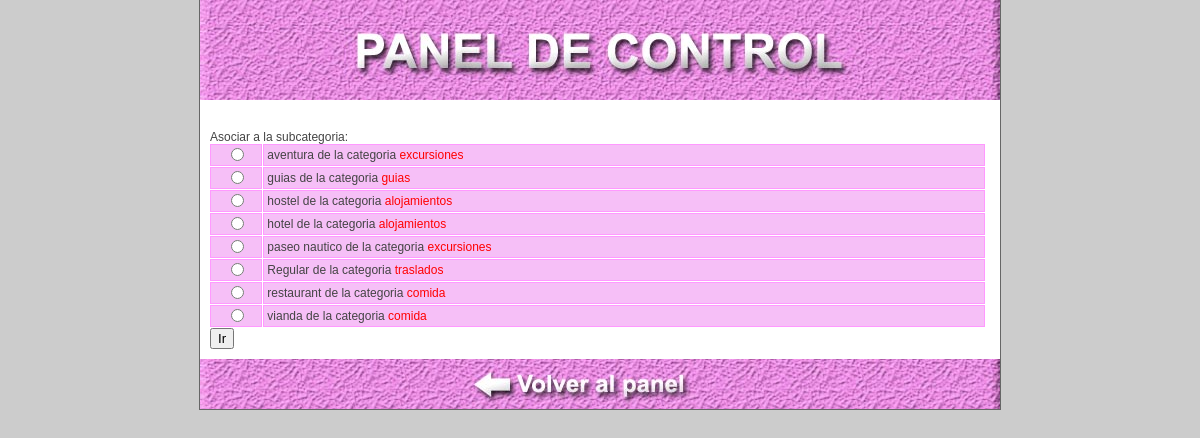
The app's page /utilidades/modifica_subcategoria2.php (signed in) with its own data.
### tables this page shows
CREATE TABLE IF NOT EXISTS `categoria` (
  `clave` smallint(4) unsigned NOT NULL auto_increment,
  `nombre_categoria` char(100) default NULL,
  `foto_categoria` char(100) default NULL,
  `texto_categoria` text,
  `publica_categoria` char(3) default NULL,
  `ubicacion_categoria` tinyint(3) unsigned default NULL,
  PRIMARY KEY  (`clave`),
  KEY `clave` (`clave`,`nombre_categoria`,`foto_categoria`)
);

CREATE TABLE IF NOT EXISTS `subcategoria_1` (
  `clave` smallint(4) unsigned NOT NULL auto_increment,
  `clave_categoria_s1` tinyint(5) unsigned default NULL,
  `nombre_sub1` char(100) default NULL,
  `foto_sub1` char(100) default NULL,
  `texto_sub1` text,
  `publica_sub1` char(3) default NULL,
  PRIMARY KEY  (`clave`),
  KEY `clave` (`clave`,`nombre_sub1`,`foto_sub1`)
);

### utilidades/modifica_subcategoria2.php (the view, shortened to what this page needs)
<!DOCTYPE html>
<html xmlns="http://www.w3.org/1999/xhtml">
<head lang="es">
<link href="hoja.css" type="text/css" rel="stylesheet">
</head>
<body>
         <div class="global" >
<div style="width:800px;height:100px;background-image:url(imagenes/encabezado.jpg);margin-bottom:20px"></div>
<div style="padding:10px">
<?php
if($_POST["clave_subcategoria_1"]=="" && $_POST["clave_sub2"]==""){
echo "<form method='post' action='$_SERVER[php_self]' enctype='multipart/form-data'>";
$sql = mysql_query("select categoria.nombre_categoria, subcategoria_1.* from categoria left outer join subcategoria_1 on categoria.clave = subcategoria_1.clave_categoria_s1 where subcategoria_1.nombre_sub1 <> '' and subcategoria_1.publica_sub1 = 'si' order by subcategoria_1.nombre_sub1 asc");
$cta_sql = mysql_num_rows($sql);
echo "Asociar a la subcategoria:<br>";
for($c=1;$c<=$cta_sql;$c++){
$lee_sql = mysql_fetch_assoc($sql);
$clave = $lee_sql["clave"];
$nombre_sub1 = $lee_sql["nombre_sub1"];
$nombre_categoria = $lee_sql["nombre_categoria"];
echo "<div class='recuadro' style='width:50px'>";
echo "<input type='radio' name='clave_subcategoria_1' value='$clave'>";
echo "</div>";
echo "<div class='recuadro' style='width:720px;text-align:left'>";
echo "&nbsp;"."$nombre_sub1 de la categoria <span style='color:#ff0000'>$nombre_categoria</span><br>";
echo "</div>";
}
echo "<input type='submit' value='Ir'>";
echo "</form>";
}
?>
</div>
<div style="width:800px;height:50px;background-image:url(imagenes/volver.jpg);margin-bottom:0px;cursor:pointer" onclick="location.href='panel.php'"></div>
       </div>
</body>
</html>

### utilidades/hoja.css (style rules this page uses)
body { margin-left:0px; margin-right:0px; margin-bottom:0px; margin-top:0px; background-color:#FF99FF; font-family:arial; background-color:#cccccc; font-size:12px; color:#444444; }
.global { width:800px; margin: 0px auto; background-color:#FFFFFF; border-right-width: 1px; border-bottom-width: 1px; border-left-width: 1px; border-right-style: solid; border-bottom-style: solid; border-left-style: solid; border-top-color: #666666; border-right-color: #666666; border-bottom-color: #666666; border-left-color: #666666; }
.recuadro { float:left; text-align:center; height:20px; line-height:20px; border: 1px solid #FF99FF; margin-right:1px; margin-bottom:1px; background-color:#F6BFF7 }

### records on screen
categoria: subcategoria_1.nombre_sub1 "aventura", nombre_categoria "excursiones", subcategoria_1.nombre_sub1 "paseo nautico"
categoria: subcategoria_1.nombre_sub1 "guias", nombre_categoria "guias"
categoria: subcategoria_1.nombre_sub1 "hostel", nombre_categoria "alojamientos", subcategoria_1.nombre_sub1 "hotel"
categoria: subcategoria_1.nombre_sub1 "Regular", nombre_categoria "traslados"
categoria: subcategoria_1.nombre_sub1 "restaurant", nombre_categoria "comida", subcategoria_1.nombre_sub1 "vianda"
